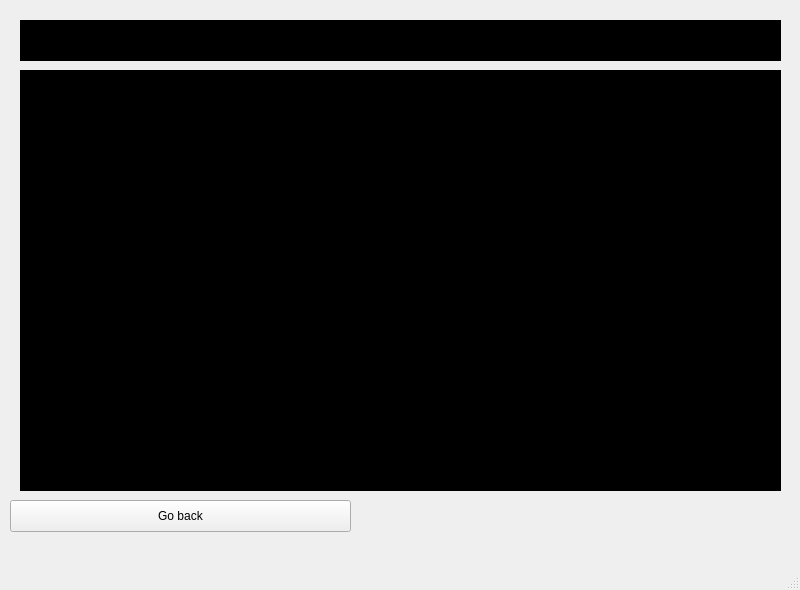
<?xml version="1.0" encoding="UTF-8"?>
<ui version="4.0">
 <class>ViewProjectHistory</class>
 <widget class="QMainWindow" name="ViewProjectHistory">
  <property name="geometry">
   <rect>
    <x>0</x>
    <y>0</y>
    <width>800</width>
    <height>590</height>
   </rect>
  </property>
  <property name="minimumSize">
   <size>
    <width>800</width>
    <height>590</height>
   </size>
  </property>
  <property name="maximumSize">
   <size>
    <width>800</width>
    <height>590</height>
   </size>
  </property>
  <property name="windowTitle">
   <string>MainWindow</string>
  </property>
  <widget class="QWidget" name="centralwidget">
   <widget class="QTextEdit" name="runHistory">
    <property name="geometry">
     <rect>
      <x>20</x>
      <y>70</y>
      <width>761</width>
      <height>421</height>
     </rect>
    </property>
    <property name="styleSheet">
     <string notr="true">background-color:black;
color:white;</string>
    </property>
   </widget>
   <widget class="QPushButton" name="go_back">
    <property name="geometry">
     <rect>
      <x>10</x>
      <y>500</y>
      <width>341</width>
      <height>32</height>
     </rect>
    </property>
    <property name="text">
     <string>Go back</string>
    </property>
   </widget>
   <widget class="QTextEdit" name="currentProjectName">
    <property name="geometry">
     <rect>
      <x>20</x>
      <y>20</y>
      <width>761</width>
      <height>41</height>
     </rect>
    </property>
    <property name="styleSheet">
     <string notr="true">background-color:black;
color:white;
</string>
    </property>
   </widget>
  </widget>
  <widget class="QMenuBar" name="menubar">
   <property name="geometry">
    <rect>
     <x>0</x>
     <y>0</y>
     <width>800</width>
     <height>22</height>
    </rect>
   </property>
  </widget>
  <widget class="QStatusBar" name="statusbar"/>
 </widget>
 <resources/>
 <connections/>
</ui>
